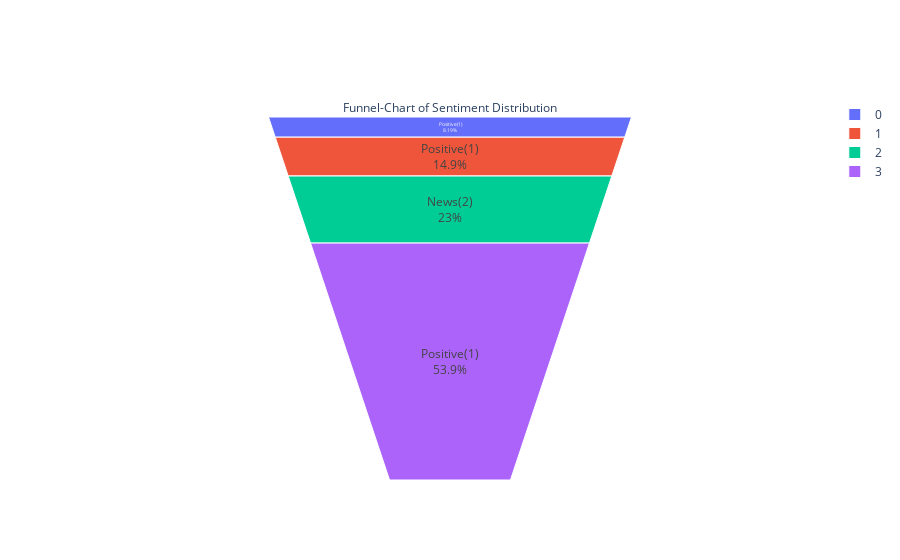

The notebook cell this image was saved under:
### Markdown cell above
## Funnel chart to get more insight from sentiments

### Code cell
fig = go.Figure(go.Funnelarea(
    text =train_df.sentiment,
    values = dist.clean_message,
    title = {"position": "top center", "text": "Funnel-Chart of Sentiment Distribution"}
    ))
fig.show()

### Figure 1 — Plotly figure (JSON) as saved in the notebook; plotly's stock layout.template omitted (floating-point values rounded to 4 significant figures; data arrays with more than 128 entries replaced by an {"elided": "..."} marker saying what was removed)
{"data": [{"text": {"elided": "15819 str values"}, "title": {"position": "top center", "text": "Funnel-Chart of Sentiment Distribution"}, "type": "funnelarea", "values": [1296, 2353, 3640, 8530]}], "layout": {}}
